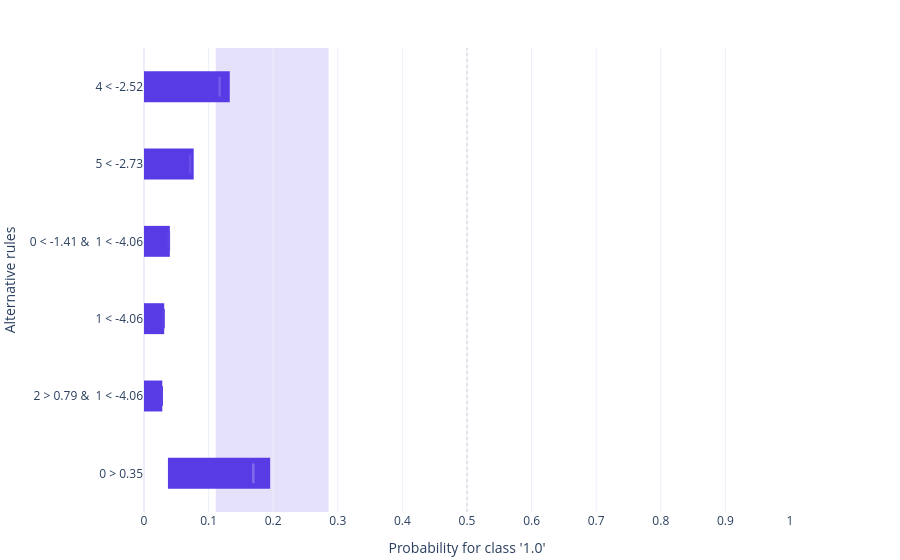

The cell this chart's notebook holds for it:
### Markdown cell above
### Conjunctive alternatives

`add_conjunctions()` enriches the rule set with multi-feature combinations. Use `filter_top` to keep the chart readable.

### Code cell
alternatives.add_conjunctions(max_rule_size=2)

alternatives[0].plot(
    style="plotly.local.alternative_bars",
    show=True,
    filter_top=6,
);

### Figure 1 — Plotly figure (JSON) as saved in the notebook; plotly's stock layout.template omitted (floating-point values rounded to 4 significant figures)
{"data": [{"base": [0, 0, 0, 0, 0, 0.03704], "hovertemplate": "%{hovertext}<extra></extra>", "hovertext": ["<b>Alternative 1</b><br>Rule: 4 < -2.52<br>Feature(s): 4<br>Current value(s): -0.8660275252972403<br><br>Alt prediction: 0.117<br>Prediction delta: -0.1262<br>Base prediction: 0.2432<br>Interval: [0, 0.1328]<br>Interval width: 0.1328", "<b>Alternative 2</b><br>Rule: 5 < -2.73<br>Feature(s): 5<br>Current value(s): -0.7458731013151991<br><br>Alt prediction: 0.07143<br>Prediction delta: -0.1718<br>Base prediction: 0.2432<br>Interval: [0, 0.07692]<br>Interval width: 0.07692", "<b>Alternative 3</b><br>Rule: 0 < -1.41 & \n1 < -4.06<br>Feature(s): 0, 1<br>Current value(s): -0.6571144775405775, 0.3484325300667137<br><br>Alt prediction: 0.03846<br>Prediction delta: -0.2048<br>Base prediction: 0.2432<br>Interval: [0, 0.04]<br>Interval width: 0.04", "<b>Alternative 4</b><br>Rule: 1 < -4.06<br>Feature(s): 1<br>Current value(s): 0.3484325300667137<br><br>Alt prediction: 0.0303<br>Prediction delta: -0.2129<br>Base prediction: 0.2432<br>Interval: [0, 0.03125]<br>Interval width: 0.03125", "<b>Alternative 5</b><br>Rule: 2 > 0.79 & \n1 < -4.06<br>Feature(s): 2, 1<br>Current value(s): 0.33768699807813884, 0.3484325300667137<br><br>Alt prediction: 0.02753<br>Prediction delta: -0.2157<br>Base prediction: 0.2432<br>Interval: [0, 0.02831]<br>Interval width: 0.02831", "<b>Alternative 6</b><br>Rule: 0 > 0.35<br>Feature(s): 0<br>Current value(s): -0.6571144775405775<br><br>Alt prediction: 0.1692<br>Prediction delta: -0.07401<br>Base prediction: 0.2432<br>Interval: [0.03704, 0.1953]<br>Interval width: 0.1582"], "marker": {"color": "#583be5", "line": {"width": 0}}, "name": "interval", "orientation": "h", "showlegend": false, "type": "bar", "width": 0.4, "x": [0.1328, 0.07692, 0.04, 0.03125, 0.02831, 0.1582], "y": ["4 < -2.52", "5 < -2.73", "0 < -1.41 & \n1 < -4.06", "1 < -4.06", "2 > 0.79 & \n1 < -4.06", "0 > 0.35"]}, {"hovertemplate": "%{hovertext}<extra></extra>", "hovertext": ["<b>Alternative 1</b><br>Rule: 4 < -2.52<br>Feature(s): 4<br>Current value(s): -0.8660275252972403<br><br>Alt prediction: 0.117<br>Prediction delta: -0.1262<br>Base prediction: 0.2432<br>Interval: [0, 0.1328]<br>Interval width: 0.1328", "<b>Alternative 2</b><br>Rule: 5 < -2.73<br>Feature(s): 5<br>Current value(s): -0.7458731013151991<br><br>Alt prediction: 0.07143<br>Prediction delta: -0.1718<br>Base prediction: 0.2432<br>Interval: [0, 0.07692]<br>Interval width: 0.07692", "<b>Alternative 3</b><br>Rule: 0 < -1.41 & \n1 < -4.06<br>Feature(s): 0, 1<br>Current value(s): -0.6571144775405775, 0.3484325300667137<br><br>Alt prediction: 0.03846<br>Prediction delta: -0.2048<br>Base prediction: 0.2432<br>Interval: [0, 0.04]<br>Interval width: 0.04", "<b>Alternative 4</b><br>Rule: 1 < -4.06<br>Feature(s): 1<br>Current value(s): 0.3484325300667137<br><br>Alt prediction: 0.0303<br>Prediction delta: -0.2129<br>Base prediction: 0.2432<br>Interval: [0, 0.03125]<br>Interval width: 0.03125", "<b>Alternative 5</b><br>Rule: 2 > 0.79 & \n1 < -4.06<br>Feature(s): 2, 1<br>Current value(s): 0.33768699807813884, 0.3484325300667137<br><br>Alt prediction: 0.02753<br>Prediction delta: -0.2157<br>Base prediction: 0.2432<br>Interval: [0, 0.02831]<br>Interval width: 0.02831", "<b>Alternative 6</b><br>Rule: 0 > 0.35<br>Feature(s): 0<br>Current value(s): -0.6571144775405775<br><br>Alt prediction: 0.1692<br>Prediction delta: -0.07401<br>Base prediction: 0.2432<br>Interval: [0.03704, 0.1953]<br>Interval width: 0.1582"], "marker": {"color": ["#745cea", "#684ee8", "#6044e6", "#5e42e6", "#5d41e6", "#816bec"], "line": {"color": ["#745cea", "#684ee8", "#6044e6", "#5e42e6", "#5d41e6", "#816bec"], "width": 2.5}, "size": 14, "symbol": "line-ns-open"}, "mode": "markers", "name": "prediction", "showlegend": false, "type": "scatter", "x": [0.117, 0.07143, 0.03846, 0.0303, 0.02753, 0.1692], "y": ["4 < -2.52", "5 < -2.73", "0 < -1.41 & \n1 < -4.06", "1 < -4.06", "2 > 0.79 & \n1 < -4.06", "0 > 0.35"]}], "layout": {"autosize": true, "barmode": "overlay", "margin": {"b": 48, "l": 5, "r": 110, "t": 48}, "shapes": [{"fillcolor": "#e6e1fb", "layer": "below", "line": {"width": 0}, "type": "rect", "x0": 0.1111, "x1": 0.2857, "xref": "x", "y0": 0, "y1": 1, "yref": "y domain"}, {"line": {"color": "rgba(100,116,139,0.3)", "dash": "dot", "width": 1}, "type": "line", "x0": 0.5, "x1": 0.5, "xref": "x", "y0": 0, "y1": 1, "yref": "y domain"}], "showlegend": false, "title": {"text": ""}, "xaxis": {"range": [0, 1], "tickvals": [0, 0.1, 0.2, 0.3, 0.4, 0.5, 0.6, 0.7, 0.8, 0.9, 1], "title": {"text": "Probability for class '1.0'"}}, "yaxis": {"automargin": true, "autorange": "reversed", "showticklabels": true, "title": {"text": "Alternative rules"}}, "yaxis2": {"overlaying": "y", "range": [5.5, -0.5], "showgrid": false, "showline": false, "side": "right", "tickmode": "array", "ticks": "", "ticktext": ["-0.8660275252972403", "-0.7458731013151991", "-0.6571144775405775, 0.3484325300667137", "0.3484325300667137", "0.33768699807813884, 0.3484325300667137", "-0.6571144775405775"], "tickvals": [0, 1, 2, 3, 4, 5], "title": {"font": {"size": 11}, "text": "Instance values"}, "zeroline": false}}}
